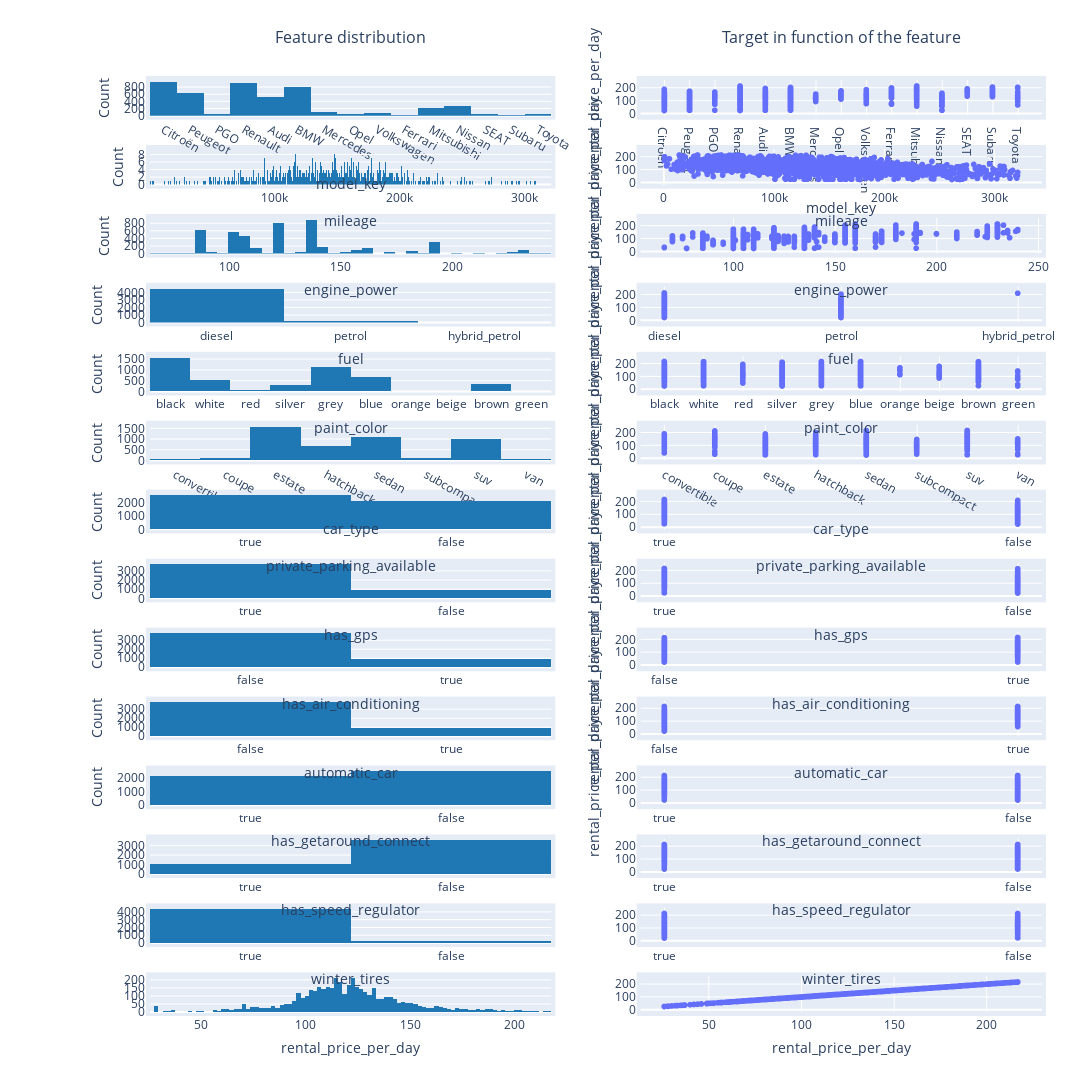

Source (notebook cell):
### Markdown cell above
<h2> EDA <h2>

### Code cell
fig_vis= make_subplots(rows = 14, cols = 2, subplot_titles = ("Feature distribution", "Target in function of the feature"), row_heights= [700 for i in range(0,14)])
n_row = 1
for col in df_price.columns:

    fig = (px.scatter(x = df_price.loc[:,col], 
                        y = (df_price.loc[:,'rental_price_per_day']) ))
    fig_vis.add_trace(fig.data[0], 
                    row = n_row,
                    col = 2,
                     )

    fig_vis.add_trace(go.Histogram(x = df_price[col], nbinsx = df_price[col].nunique(), marker=dict(color='#1f77b4')), 
                row = n_row,
                col = 1,
                 )

    n_row +=1

fig_vis.update_layout(
    height=3500, 
    width=1500,
    yaxis1_title = 'Count',
    yaxis2_title = 'rental_price_per_day',
    yaxis3_title = 'Count',
    yaxis4_title = 'rental_price_per_day',
    yaxis5_title = 'Count',
    yaxis6_title = 'rental_price_per_day',
    yaxis7_title = 'Count',
    yaxis8_title = 'rental_price_per_day',
    yaxis9_title = 'Count',
    yaxis10_title = 'rental_price_per_day',
    yaxis11_title = 'Count',
    yaxis12_title = 'rental_price_per_day',
    yaxis13_title = 'Count',
    yaxis14_title = 'rental_price_per_day',
    yaxis15_title = 'Count',
    yaxis16_title = 'rental_price_per_day',
    yaxis17_title = 'Count',
    yaxis18_title = 'rental_price_per_day',
    yaxis19_title = 'Count',
    yaxis20_title = 'rental_price_per_day',
    yaxis21_title = 'Count',
    yaxis22_title = 'rental_price_per_day',
    xaxis1_title = 'model_key',
    xaxis2_title = 'model_key',
    xaxis3_title = 'mileage',
    xaxis4_title = 'mileage',
    xaxis5_title = 'engine_power',
    xaxis6_title = 'engine_power',
    xaxis7_title = 'fuel',
    xaxis8_title = 'fuel',   
    xaxis9_title = 'paint_color',
    xaxis10_title = 'paint_color',
    xaxis11_title = 'car_type',
    xaxis12_title = 'car_type',
    xaxis13_title = 'private_parking_available',
    xaxis14_title = 'private_parking_available',
    xaxis15_title = 'has_gps',
    xaxis16_title = 'has_gps',
    xaxis17_title = 'has_air_conditioning',
    xaxis18_title = 'has_air_conditioning',
    xaxis19_title = 'automatic_car',
    xaxis20_title = 'automatic_car',
    xaxis21_title = 'has_getaround_connect',
    xaxis22_title = 'has_getaround_connect',
    xaxis23_title = 'has_speed_regulator',
    xaxis24_title = 'has_speed_regulator',
    xaxis25_title = 'winter_tires',
    xaxis26_title = 'winter_tires',
    xaxis27_title ='rental_price_per_day',
    xaxis28_title ='rental_price_per_day',
    
    title={
        'y':0.99,
        'x':0.5,
        'xanchor': 'center',
        'yanchor': 'top'},
    showlegend = False,
    margin=go.layout.Margin(l=150,
                                                r=50,
                                                b=80,
                                                t=80,
                                                pad = 4
                                                ),
) 
fig_vis.update_annotations(yshift=30)

### Figure 1 — Plotly figure (JSON) as saved in the notebook; plotly's stock layout.template omitted (floating-point values rounded to 4 significant figures; data arrays with more than 128 entries replaced by an {"elided": "..."} marker saying what was removed)
{"data": [{"hovertemplate": "x=%{x}<br>y=%{y}<extra></extra>", "legendgroup": "", "marker": {"color": "#636efa", "symbol": "circle"}, "mode": "markers", "name": "", "showlegend": false, "type": "scattergl", "x": {"elided": "4666 str values"}, "xaxis": "x2", "y": {"elided": "4666 int values"}, "yaxis": "y2"}, {"marker": {"color": "#1f77b4"}, "nbinsx": 15, "type": "histogram", "x": {"elided": "4666 str values"}, "xaxis": "x", "yaxis": "y"}, {"hovertemplate": "x=%{x}<br>y=%{y}<extra></extra>", "legendgroup": "", "marker": {"color": "#636efa", "symbol": "circle"}, "mode": "markers", "name": "", "showlegend": false, "type": "scattergl", "x": {"elided": "4666 int values"}, "xaxis": "x4", "y": {"elided": "4666 int values"}, "yaxis": "y4"}, {"marker": {"color": "#1f77b4"}, "nbinsx": 4610, "type": "histogram", "x": {"elided": "4666 int values"}, "xaxis": "x3", "yaxis": "y3"}, {"hovertemplate": "x=%{x}<br>y=%{y}<extra></extra>", "legendgroup": "", "marker": {"color": "#636efa", "symbol": "circle"}, "mode": "markers", "name": "", "showlegend": false, "type": "scattergl", "x": {"elided": "4666 int values"}, "xaxis": "x6", "y": {"elided": "4666 int values"}, "yaxis": "y6"}, {"marker": {"color": "#1f77b4"}, "nbinsx": 49, "type": "histogram", "x": {"elided": "4666 int values"}, "xaxis": "x5", "yaxis": "y5"}, {"hovertemplate": "x=%{x}<br>y=%{y}<extra></extra>", "legendgroup": "", "marker": {"color": "#636efa", "symbol": "circle"}, "mode": "markers", "name": "", "showlegend": false, "type": "scattergl", "x": {"elided": "4666 str values"}, "xaxis": "x8", "y": {"elided": "4666 int values"}, "yaxis": "y8"}, {"marker": {"color": "#1f77b4"}, "nbinsx": 3, "type": "histogram", "x": {"elided": "4666 str values"}, "xaxis": "x7", "yaxis": "y7"}, {"hovertemplate": "x=%{x}<br>y=%{y}<extra></extra>", "legendgroup": "", "marker": {"color": "#636efa", "symbol": "circle"}, "mode": "markers", "name": "", "showlegend": false, "type": "scattergl", "x": {"elided": "4666 str values"}, "xaxis": "x10", "y": {"elided": "4666 int values"}, "yaxis": "y10"}, {"marker": {"color": "#1f77b4"}, "nbinsx": 10, "type": "histogram", "x": {"elided": "4666 str values"}, "xaxis": "x9", "yaxis": "y9"}, {"hovertemplate": "x=%{x}<br>y=%{y}<extra></extra>", "legendgroup": "", "marker": {"color": "#636efa", "symbol": "circle"}, "mode": "markers", "name": "", "showlegend": false, "type": "scattergl", "x": {"elided": "4666 str values"}, "xaxis": "x12", "y": {"elided": "4666 int values"}, "yaxis": "y12"}, {"marker": {"color": "#1f77b4"}, "nbinsx": 8, "type": "histogram", "x": {"elided": "4666 str values"}, "xaxis": "x11", "yaxis": "y11"}, {"hovertemplate": "x=%{x}<br>y=%{y}<extra></extra>", "legendgroup": "", "marker": {"color": "#636efa", "symbol": "circle"}, "mode": "markers", "name": "", "showlegend": false, "type": "scattergl", "x": {"elided": "4666 bool values"}, "xaxis": "x14", "y": {"elided": "4666 int values"}, "yaxis": "y14"}, {"marker": {"color": "#1f77b4"}, "nbinsx": 2, "type": "histogram", "x": {"elided": "4666 bool values"}, "xaxis": "x13", "yaxis": "y13"}, {"hovertemplate": "x=%{x}<br>y=%{y}<extra></extra>", "legendgroup": "", "marker": {"color": "#636efa", "symbol": "circle"}, "mode": "markers", "name": "", "showlegend": false, "type": "scattergl", "x": {"elided": "4666 bool values"}, "xaxis": "x16", "y": {"elided": "4666 int values"}, "yaxis": "y16"}, {"marker": {"color": "#1f77b4"}, "nbinsx": 2, "type": "histogram", "x": {"elided": "4666 bool values"}, "xaxis": "x15", "yaxis": "y15"}, {"hovertemplate": "x=%{x}<br>y=%{y}<extra></extra>", "legendgroup": "", "marker": {"color": "#636efa", "symbol": "circle"}, "mode": "markers", "name": "", "showlegend": false, "type": "scattergl", "x": {"elided": "4666 bool values"}, "xaxis": "x18", "y": {"elided": "4666 int values"}, "yaxis": "y18"}, {"marker": {"color": "#1f77b4"}, "nbinsx": 2, "type": "histogram", "x": {"elided": "4666 bool values"}, "xaxis": "x17", "yaxis": "y17"}, {"hovertemplate": "x=%{x}<br>y=%{y}<extra></extra>", "legendgroup": "", "marker": {"color": "#636efa", "symbol": "circle"}, "mode": "markers", "name": "", "showlegend": false, "type": "scattergl", "x": {"elided": "4666 bool values"}, "xaxis": "x20", "y": {"elided": "4666 int values"}, "yaxis": "y20"}, {"marker": {"color": "#1f77b4"}, "nbinsx": 2, "type": "histogram", "x": {"elided": "4666 bool values"}, "xaxis": "x19", "yaxis": "y19"}, {"hovertemplate": "x=%{x}<br>y=%{y}<extra></extra>", "legendgroup": "", "marker": {"color": "#636efa", "symbol": "circle"}, "mode": "markers", "name": "", "showlegend": false, "type": "scattergl", "x": {"elided": "4666 bool values"}, "xaxis": "x22", "y": {"elided": "4666 int values"}, "yaxis": "y22"}, {"marker": {"color": "#1f77b4"}, "nbinsx": 2, "type": "histogram", "x": {"elided": "4666 bool values"}, "xaxis": "x21", "yaxis": "y21"}, {"hovertemplate": "x=%{x}<br>y=%{y}<extra></extra>", "legendgroup": "", "marker": {"color": "#636efa", "symbol": "circle"}, "mode": "markers", "name": "", "showlegend": false, "type": "scattergl", "x": {"elided": "4666 bool values"}, "xaxis": "x24", "y": {"elided": "4666 int values"}, "yaxis": "y24"}, {"marker": {"color": "#1f77b4"}, "nbinsx": 2, "type": "histogram", "x": {"elided": "4666 bool values"}, "xaxis": "x23", "yaxis": "y23"}, {"hovertemplate": "x=%{x}<br>y=%{y}<extra></extra>", "legendgroup": "", "marker": {"color": "#636efa", "symbol": "circle"}, "mode": "markers", "name": "", "showlegend": false, "type": "scattergl", "x": {"elided": "4666 bool values"}, "xaxis": "x26", "y": {"elided": "4666 int values"}, "yaxis": "y26"}, {"marker": {"color": "#1f77b4"}, "nbinsx": 2, "type": "histogram", "x": {"elided": "4666 bool values"}, "xaxis": "x25", "yaxis": "y25"}, {"hovertemplate": "x=%{x}<br>y=%{y}<extra></extra>", "legendgroup": "", "marker": {"color": "#636efa", "symbol": "circle"}, "mode": "markers", "name": "", "showlegend": false, "type": "scattergl", "x": {"elided": "4666 int values"}, "xaxis": "x28", "y": {"elided": "4666 int values"}, "yaxis": "y28"}, {"marker": {"color": "#1f77b4"}, "nbinsx": 177, "type": "histogram", "x": {"elided": "4666 int values"}, "xaxis": "x27", "yaxis": "y27"}], "layout": {"annotations": [{"font": {"size": 16}, "showarrow": false, "text": "Feature distribution", "x": 0.225, "xanchor": "center", "xref": "paper", "y": 1, "yanchor": "bottom", "yref": "paper", "yshift": 30}, {"font": {"size": 16}, "showarrow": false, "text": "Target in function of the feature", "x": 0.775, "xanchor": "center", "xref": "paper", "y": 1, "yanchor": "bottom", "yref": "paper", "yshift": 30}], "height": 3500, "margin": {"b": 80, "l": 150, "pad": 4, "r": 50, "t": 80}, "showlegend": false, "title": {"x": 0.5, "xanchor": "center", "y": 0.99, "yanchor": "top"}, "width": 1500, "xaxis": {"anchor": "y", "domain": [0, 0.45], "title": {"text": "model_key"}}, "xaxis10": {"anchor": "y10", "domain": [0.55, 1], "title": {"text": "paint_color"}}, "xaxis11": {"anchor": "y11", "domain": [0, 0.45], "title": {"text": "car_type"}}, "xaxis12": {"anchor": "y12", "domain": [0.55, 1], "title": {"text": "car_type"}}, "xaxis13": {"anchor": "y13", "domain": [0, 0.45], "title": {"text": "private_parking_available"}}, "xaxis14": {"anchor": "y14", "domain": [0.55, 1], "title": {"text": "private_parking_available"}}, "xaxis15": {"anchor": "y15", "domain": [0, 0.45], "title": {"text": "has_gps"}}, "xaxis16": {"anchor": "y16", "domain": [0.55, 1], "title": {"text": "has_gps"}}, "xaxis17": {"anchor": "y17", "domain": [0, 0.45], "title": {"text": "has_air_conditioning"}}, "xaxis18": {"anchor": "y18", "domain": [0.55, 1], "title": {"text": "has_air_conditioning"}}, "xaxis19": {"anchor": "y19", "domain": [0, 0.45], "title": {"text": "automatic_car"}}, "xaxis2": {"anchor": "y2", "domain": [0.55, 1], "title": {"text": "model_key"}}, "xaxis20": {"anchor": "y20", "domain": [0.55, 1], "title": {"text": "automatic_car"}}, "xaxis21": {"anchor": "y21", "domain": [0, 0.45], "title": {"text": "has_getaround_connect"}}, "xaxis22": {"anchor": "y22", "domain": [0.55, 1], "title": {"text": "has_getaround_connect"}}, "xaxis23": {"anchor": "y23", "domain": [0, 0.45], "title": {"text": "has_speed_regulator"}}, "xaxis24": {"anchor": "y24", "domain": [0.55, 1], "title": {"text": "has_speed_regulator"}}, "xaxis25": {"anchor": "y25", "domain": [0, 0.45], "title": {"text": "winter_tires"}}, "xaxis26": {"anchor": "y26", "domain": [0.55, 1], "title": {"text": "winter_tires"}}, "xaxis27": {"anchor": "y27", "domain": [0, 0.45], "title": {"text": "rental_price_per_day"}}, "xaxis28": {"anchor": "y28", "domain": [0.55, 1], "title": {"text": "rental_price_per_day"}}, "xaxis3": {"anchor": "y3", "domain": [0, 0.45], "title": {"text": "mileage"}}, "xaxis4": {"anchor": "y4", "domain": [0.55, 1], "title": {"text": "mileage"}}, "xaxis5": {"anchor": "y5", "domain": [0, 0.45], "title": {"text": "engine_power"}}, "xaxis6": {"anchor": "y6", "domain": [0.55, 1], "title": {"text": "engine_power"}}, "xaxis7": {"anchor": "y7", "domain": [0, 0.45], "title": {"text": "fuel"}}, "xaxis8": {"anchor": "y8", "domain": [0.55, 1], "title": {"text": "fuel"}}, "xaxis9": {"anchor": "y9", "domain": [0, 0.45], "title": {"text": "paint_color"}}, "yaxis": {"anchor": "x", "domain": [0.9617, 1], "title": {"text": "Count"}}, "yaxis10": {"anchor": "x10", "domain": [0.6658, 0.7041], "title": {"text": "rental_price_per_day"}}, "yaxis11": {"anchor": "x11", "domain": [0.5918, 0.6301], "title": {"text": "Count"}}, "yaxis12": {"anchor": "x12", "domain": [0.5918, 0.6301], "title": {"text": "rental_price_per_day"}}, "yaxis13": {"anchor": "x13", "domain": [0.5179, 0.5561], "title": {"text": "Count"}}, "yaxis14": {"anchor": "x14", "domain": [0.5179, 0.5561], "title": {"text": "rental_price_per_day"}}, "yaxis15": {"anchor": "x15", "domain": [0.4439, 0.4821], "title": {"text": "Count"}}, "yaxis16": {"anchor": "x16", "domain": [0.4439, 0.4821], "title": {"text": "rental_price_per_day"}}, "yaxis17": {"anchor": "x17", "domain": [0.3699, 0.4082], "title": {"text": "Count"}}, "yaxis18": {"anchor": "x18", "domain": [0.3699, 0.4082], "title": {"text": "rental_price_per_day"}}, "yaxis19": {"anchor": "x19", "domain": [0.2959, 0.3342], "title": {"text": "Count"}}, "yaxis2": {"anchor": "x2", "domain": [0.9617, 1], "title": {"text": "rental_price_per_day"}}, "yaxis20": {"anchor": "x20", "domain": [0.2959, 0.3342], "title": {"text": "rental_price_per_day"}}, "yaxis21": {"anchor": "x21", "domain": [0.2219, 0.2602], "title": {"text": "Count"}}, "yaxis22": {"anchor": "x22", "domain": [0.2219, 0.2602], "title": {"text": "rental_price_per_day"}}, "yaxis23": {"anchor": "x23", "domain": [0.148, 0.1862]}, "yaxis24": {"anchor": "x24", "domain": [0.148, 0.1862]}, "yaxis25": {"anchor": "x25", "domain": [0.07398, 0.1122]}, "yaxis26": {"anchor": "x26", "domain": [0.07398, 0.1122]}, "yaxis27": {"anchor": "x27", "domain": [0, 0.03827]}, "yaxis28": {"anchor": "x28", "domain": [0, 0.03827]}, "yaxis3": {"anchor": "x3", "domain": [0.8878, 0.926], "title": {"text": "Count"}}, "yaxis4": {"anchor": "x4", "domain": [0.8878, 0.926], "title": {"text": "rental_price_per_day"}}, "yaxis5": {"anchor": "x5", "domain": [0.8138, 0.852], "title": {"text": "Count"}}, "yaxis6": {"anchor": "x6", "domain": [0.8138, 0.852], "title": {"text": "rental_price_per_day"}}, "yaxis7": {"anchor": "x7", "domain": [0.7398, 0.7781], "title": {"text": "Count"}}, "yaxis8": {"anchor": "x8", "domain": [0.7398, 0.7781], "title": {"text": "rental_price_per_day"}}, "yaxis9": {"anchor": "x9", "domain": [0.6658, 0.7041], "title": {"text": "Count"}}}}
